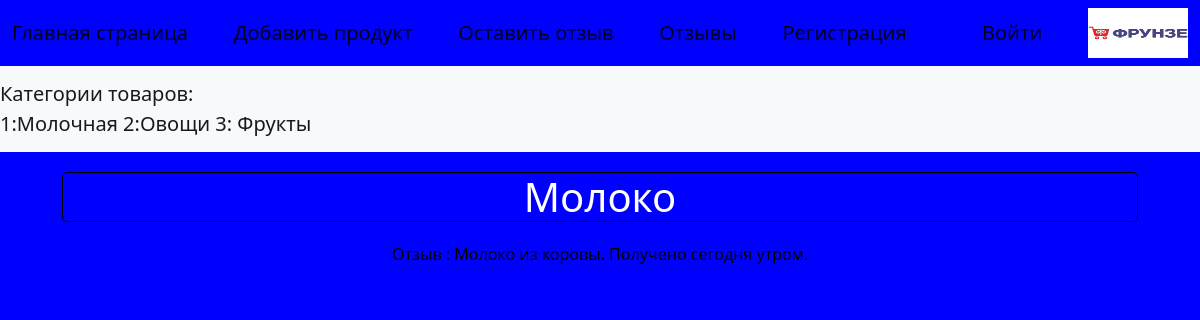
Page /products/1/ on the earlier database version.
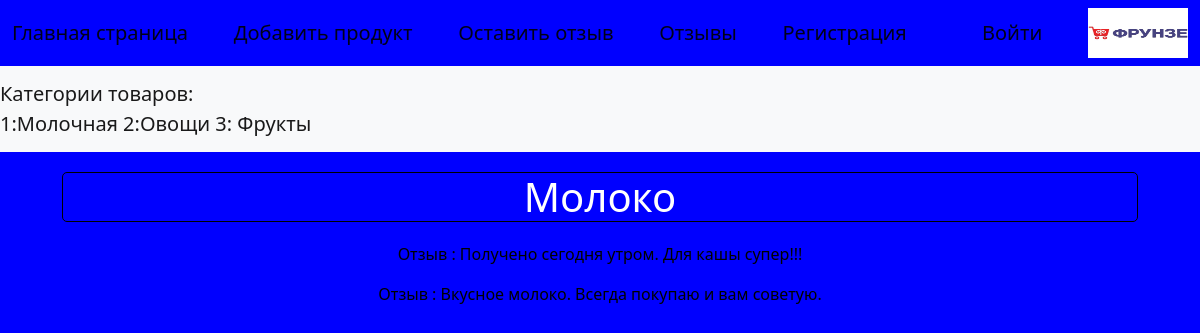
Same page on the later database version.
### DZ/models.py (models this page shows, shortened)
class Review(models.Model):
    class Meta:
        verbose_name = 'Отзыв'
        verbose_name_plural = 'Отзывы'
    text = models.CharField('Текст', max_length=255)
    author = models.CharField('Автор', max_length=255, null=True)
    product = models.ForeignKey(Product, verbose_name='Продукт', on_delete=models.CASCADE, null=True)

### DZ/views.py (the view)
# urls.py: path('products/<int:id>/', views.product_item),
def product_item(request, id):
    reviews = Review.objects.filter(product_id=id)
    products = Product.objects.get(id=id)
    data = {
        'products': products,
        'reviews': reviews
    }
    return render(request, 'products.html', context=data)

### templates/products.html
{% extends 'layout.html' %}
{% block content %}
<h1 class="white_tag"> {{ products.title }}</h1>
{% for review in reviews %}
    <p>Отзыв :  {{ review.text }}</p>
{% endfor %}
{% endblock %}

Differences in the rows shown:
changed Review: text "Молоко из коровы. Получено сегодня утром." → "Получено сегодня утром. Для кашы супер!!!"
added Review: text "Вкусное молоко. Всегда покупаю и вам советую."
